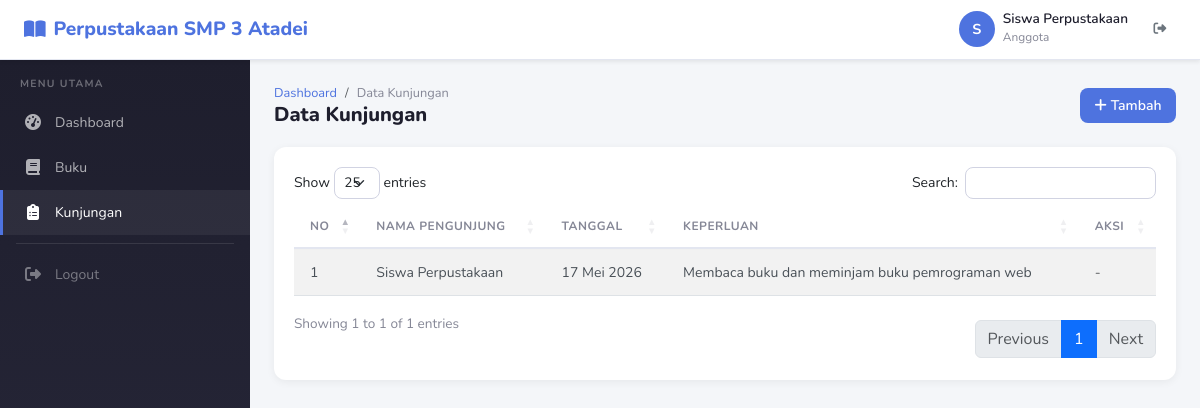
The page /kunjungan (signed in) on the database its author committed.
### tables this page shows
CREATE TABLE kunjungan (
  id INT AUTO_INCREMENT PRIMARY KEY,
  anggota_id INT DEFAULT NULL,
  nama_pengunjung VARCHAR(100) NOT NULL,
  tgl_kunjungan DATE NOT NULL,
  keperluan TEXT NOT NULL,
  created_at TIMESTAMP DEFAULT CURRENT_TIMESTAMP,
  INDEX idx_kunjungan_anggota_id (anggota_id),
  INDEX idx_kunjungan_tgl (tgl_kunjungan),
  CONSTRAINT fk_kunjungan_anggota FOREIGN KEY (anggota_id) REFERENCES anggota(id) ON DELETE CASCADE
);

### controllers/KunjunganController.php (called while the page is built, shortened)
<?php
require_once __DIR__ . '/../core/Helper.php';
class KunjunganController extends Controller
{
    public function index()
    {
        $role = Session::get('role');
        $kunjunganModel = $this->model('KunjunganModel');
        if ($role === 'Anggota') {
            $anggotaModel = $this->model('AnggotaModel');
            $anggota = $anggotaModel->getByUserId(Session::get('user_id'));
            $all = $kunjunganModel->getAllWithRelation();
            $data['kunjungan'] = [];
            if ($anggota) {
                foreach ($all as $k) {
                    if ($k['anggota_id'] == $anggota['id']) {
                        $data['kunjungan'][] = $k;
                    }
                }
            }
        } else {
            $data['kunjungan'] = $kunjunganModel->getAllWithRelation();
        }
        $this->view('kunjungan/index', $data);
    }
}

### index.php (called while the page is built, shortened)
<?php
require_once __DIR__ . '/config/database.php';
spl_autoload_register(function ($class) {
    $directories = [
        __DIR__ . '/core/',
        __DIR__ . '/models/',
        __DIR__ . '/controllers/',
    ];
    foreach ($directories as $dir) {
        $file = $dir . $class . '.php';
        if (file_exists($file)) {
            return;
        }
    }
});
require_once __DIR__ . '/core/Router.php';
require_once __DIR__ . '/core/Helper.php';
Router::run();

### core/Database.php (called while the page is built, shortened)
<?php
class Database
{
    private static $instance = null;
    private $conn;
    private function __construct()
    {
        try {
            $dsn = "mysql:host=" . DB_HOST . ";dbname=" . DB_NAME . ";charset=utf8mb4";
            $this->conn = new PDO($dsn, DB_USER, DB_PASS);
            $this->conn->setAttribute(PDO::ATTR_ERRMODE, PDO::ERRMODE_EXCEPTION);
            $this->conn->setAttribute(PDO::ATTR_DEFAULT_FETCH_MODE, PDO::FETCH_ASSOC);
            $this->conn->setAttribute(PDO::ATTR_EMULATE_PREPARES, false);
        } catch (PDOException $e) {
            die("Database connection failed: " . $e->getMessage());
        }
    }
    public static function getInstance()
    {
        if (self::$instance === null) {
            self::$instance = new self();
        }
        return self::$instance;
    }
    public function query($sql, $params = [])
    {
        try {
            $stmt = $this->conn->prepare($sql);
            $stmt->execute($params);
            return $stmt;
        } catch (PDOException $e) {
            die("Query failed: " . $e->getMessage());
        }
    }
}

### core/Model.php (called while the page is built, shortened)
<?php
require_once __DIR__ . '/Database.php';
class Model
{
    protected $db;
    public function __construct()
    {
        $this->db = Database::getInstance();
    }
    protected function query($sql, $params = [])
    {
        return $this->db->query($sql, $params);
    }
}

### models/KunjunganModel.php (called while the page is built, shortened)
<?php
class KunjunganModel extends Model
{
    protected $table = 'kunjungan';
    public function getAllWithRelation()
    {
        $stmt = $this->query(
            "SELECT k.*, a.nama as nama_anggota
             FROM {$this->table} k
             LEFT JOIN anggota a ON k.anggota_id = a.id
             ORDER BY k.created_at DESC"
        );
        return $stmt->fetchAll();
    }
}

### core/Helper.php (called while the page is built, shortened)
<?php
function sanitize($input)
{
    return htmlspecialchars($input, ENT_QUOTES, 'UTF-8');
}
function formatDate($date)
{
    $months = [
        'Januari', 'Februari', 'Maret', 'April', 'Mei', 'Juni',
        'Juli', 'Agustus', 'September', 'Oktober', 'November', 'Desember'
    ];
    $timestamp = strtotime($date);
    $day = date('j', $timestamp);
    $month = $months[date('n', $timestamp) - 1];
    $year = date('Y', $timestamp);
    return "$day $month $year";
}

### views/kunjungan/index.php (the view, shortened to what this page needs)
<?php require_once __DIR__ . '/../layouts/header.php'; ?>
<div class="page-header">
    <div>
        <nav aria-label="breadcrumb">
            <ol class="breadcrumb"><li class="breadcrumb-item"><a href="<?= BASE_URL ?>dashboard">Dashboard</a></li><li class="breadcrumb-item active">Data Kunjungan</li></ol>
        </nav>
        <h4>Data Kunjungan</h4>
    </div>
    <a href="<?= BASE_URL ?>kunjungan/create" class="btn btn-primary"><i class="fas fa-plus me-1"></i>Tambah</a>
</div>
<div class="card">
    <div class="card-body">
        <div class="table-responsive">
            <table class="table table-striped datatable">
                <thead>
                    <tr>
                        <th>No</th>
                        <th>Nama Pengunjung</th>
                        <th>Tanggal</th>
                        <th>Keperluan</th>
                        <th>Aksi</th>
                    </tr>
                </thead>
                <tbody>
                    <?php $no = 1; ?>
                    <?php foreach ($kunjungan as $k): ?>
                    <tr>
                        <td><?= $no++ ?></td>
                        <td><?= sanitize($k['nama_pengunjung'] ?? '-') ?></td>
                        <td><?= isset($k['tgl_kunjungan']) ? formatDate($k['tgl_kunjungan']) : '-' ?></td>
                        <td><?= sanitize($k['keperluan'] ?? '-') ?></td>
                        <td><span class="text-muted">-</span></td>
                    </tr>
                    <?php endforeach; ?>
                </tbody>
            </table>
        </div>
    </div>
</div>
<?php require_once __DIR__ . '/../layouts/footer.php'; ?>

### core/Router.php (shortened to what this page needs)
<?php
class Router
{
    private static $routes = [];
    public static function add($method, $route, $controller, $action)
    {
        self::$routes[] = [
            'method' => strtoupper($method),
            'route' => $route,
            'controller' => $controller,
            'action' => $action
        ];
    }
    public static function run()
    {
        $url = self::getUrl();
        $method = $_SERVER['REQUEST_METHOD'];
        foreach (self::$routes as $route) {
            $pattern = self::buildPattern($route['route']);
            if ($route['method'] === strtoupper($method) && preg_match($pattern, $url, $matches)) {
                array_shift($matches);
                self::dispatch($route['controller'], $route['action'], $matches);
                return;
            }
        }
        exit;
    }
    private static function getUrl()
    {
        if (isset($_GET['url']) && $_GET['url'] !== '') {
            $url = rtrim($_GET['url'], '/');
            $url = filter_var($url, FILTER_SANITIZE_URL);
            return $url;
        }
        $uri = $_SERVER['REQUEST_URI'];
        $uri = parse_url($uri, PHP_URL_PATH);
        $uri = trim($uri, '/');
        return $uri;
    }
    private static function buildPattern($route)
    {
        $pattern = preg_replace('/\{([a-zA-Z_]+)\}/', '([^/]+)', $route);
        return '#^' . $pattern . '$#';
    }
    private static function dispatch($controller, $action, $params = [])
    {
        $controllerFile = __DIR__ . '/../controllers/' . $controller . '.php';
        if (file_exists($controllerFile)) {
            $instance = new $controller();
            call_user_func_array([$instance, $action], $params);
        } else {
            header('HTTP/1.0 500 Internal Server Error');
            die("Controller '$controller' tidak ditemukan");
        }
    }
}

### assets/css/style.css (style rules this page uses)
:root { --primary: #4e73df; --primary-dark: #224abe; --secondary: #858796; --success: #1cc88a; --info: #36b9cc; --warning: #f6c23e; --danger: #e74a3b; --dark: #1e1e2d; --gray: #858796; --gray-light: #f8f9fc; --sidebar-width: 250px; --topbar-height: 60px; }
* { margin: 0; padding: 0; box-sizing: border-box; }
body { font-family: 'Nunito', 'Segoe UI', Tahoma, Geneva, Verdana, sans-serif; font-size: .875rem; background: #f4f6f9; color: #495057; overflow-x: hidden; }
.card { border: none; border-radius: .75rem; box-shadow: 0 .125rem .5rem rgba(0,0,0,.06); margin-bottom: 1.5rem; background: #fff; }
.card-body { padding: 1.25rem; }
.page-header { display: flex; align-items: center; justify-content: space-between; margin-bottom: 1.25rem; flex-wrap: wrap; gap: .75rem; }
.page-header h4 { font-size: 1.25rem; font-weight: 800; color: var(--dark); margin: 0; }
.breadcrumb { margin: 0; font-size: .8rem; background: none; padding: 0; }
.breadcrumb-item a { color: var(--primary); text-decoration: none; }
.breadcrumb-item.active { color: var(--secondary); }
.table { margin-bottom: 0; }
.table th { border-top: none; border-bottom: 2px solid #e3e6f0; font-weight: 700; font-size: .75rem; text-transform: uppercase; letter-spacing: .04em; color: var(--secondary); padding: .75rem 1rem; white-space: nowrap; }
.table td { padding: .75rem 1rem; vertical-align: middle; border-top: 1px solid #f0f0f0; color: #495057; }
.table-striped tbody tr:nth-of-type(odd) { background: #fafbfc; }
.btn { border-radius: .5rem; font-size: .875rem; padding: .45rem .9rem; font-weight: 600; transition: all .15s; border: none; }
.btn-primary { background: var(--primary); color: #fff; }

### rows shown on the page
kunjungan: nama_pengunjung "Siswa Perpustakaan", tgl_kunjungan "17 Mei 2026", keperluan "Membaca buku dan meminjam buku pemrograman web"
